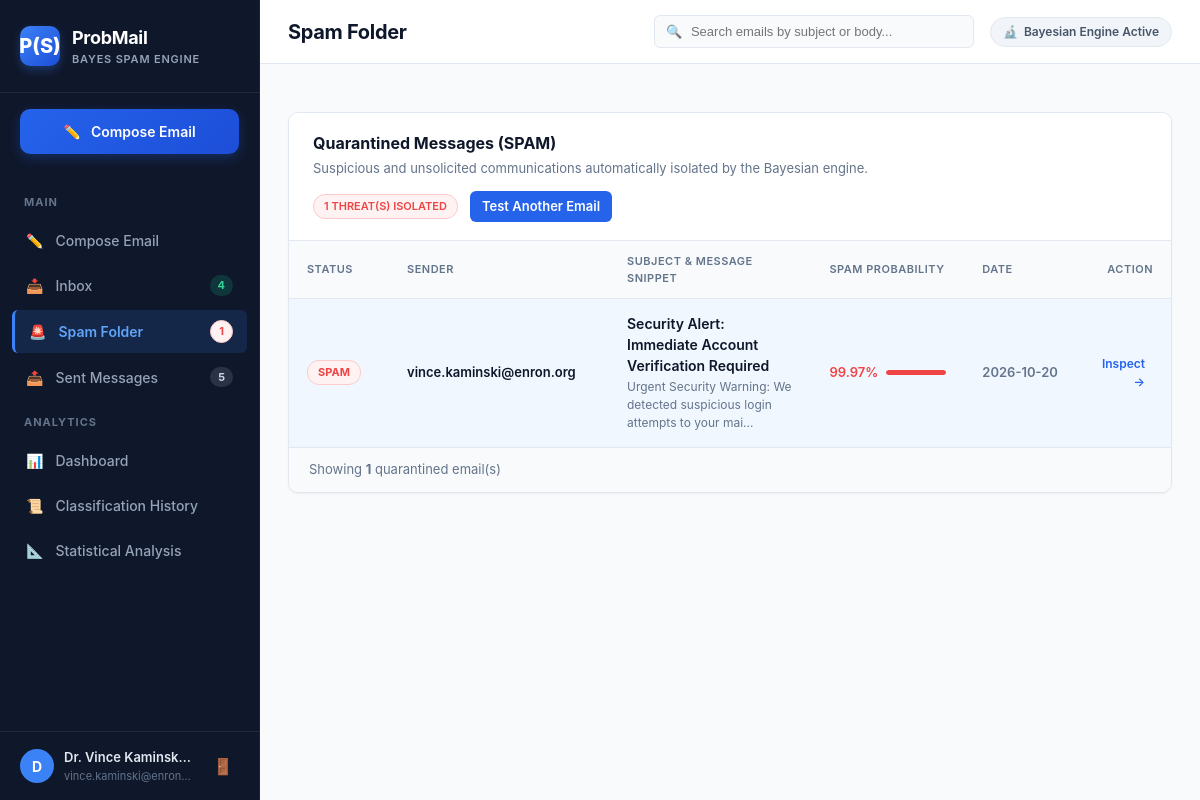
The page /spam (signed in) on the database its author committed.
### tables this page shows
CREATE TABLE users (
        id INTEGER PRIMARY KEY AUTOINCREMENT,
        name TEXT NOT NULL,
        email TEXT UNIQUE NOT NULL,
        password TEXT NOT NULL,
        created_at TIMESTAMP DEFAULT CURRENT_TIMESTAMP
    );

CREATE TABLE emails (
        id INTEGER PRIMARY KEY AUTOINCREMENT,
        sender_id INTEGER NOT NULL,
        receiver_id INTEGER NOT NULL,
        sender_email TEXT NOT NULL,
        receiver_email TEXT NOT NULL,
        subject TEXT NOT NULL,
        body TEXT NOT NULL,
        prediction TEXT NOT NULL,
        spam_probability REAL NOT NULL,
        ham_probability REAL NOT NULL,
        folder TEXT NOT NULL,
        is_read INTEGER DEFAULT 0,
        indicators_json TEXT DEFAULT '[]',
        top_words_json TEXT DEFAULT '[]',
        created_at TIMESTAMP DEFAULT CURRENT_TIMESTAMP,
        FOREIGN KEY (sender_id) REFERENCES users (id) ON DELETE CASCADE,
        FOREIGN KEY (receiver_id) REFERENCES users (id) ON DELETE CASCADE
    );

### app.py (the view)
@app.route("/spam")
@login_required
def spam_folder():
    user_id = session["user_id"]
    query = request.args.get("q", "")
    emails = EmailModel.get_emails_for_user(user_id, folder="spam", search_query=query)
    return render_template("spam.html", active_page="spam", emails=emails, search_query=query)

### app.py (called while the page is built, shortened)
def verify_auth_token(token):
    if not token:
        return None
    try:
        data = AUTH_SERIALIZER.loads(token)
        return data.get("user_id")
    except Exception:
        return None

@app.before_request
def check_token_auth():
    token = request.args.get("token") or request.cookies.get("probmail_token") or request.headers.get("X-Auth-Token")
    if token:
        uid = verify_auth_token(token)
        if uid:
            user = UserModel.get_by_id(uid)
            if user:
                session["user_id"] = user["id"]
                session["user_name"] = user["name"]
                session["user_email"] = user["email"]
                session["auth_token"] = token
                session.permanent = True

def login_required(f):
    @wraps(f)
    def decorated_function(*args, **kwargs):
        return f(*args, **kwargs)
    return decorated_function

@app.context_processor
def inject_global_data():
    if "user_id" in session:
        user_id = session["user_id"]
        counts = EmailModel.get_folder_counts(user_id)
        token = session.get("auth_token") or generate_auth_token(user_id)
        return {
            "folder_counts": counts,
            "current_user_id": user_id,
            "current_user_name": session.get("user_name", "Student"),
            "current_user_email": session.get("user_email", ""),
            "auth_token": token
        }
    return {"folder_counts": None, "auth_token": ""}

### database.py (called while the page is built)
def get_db():
    conn = sqlite3.connect(DB_PATH)
    conn.row_factory = sqlite3.Row
    conn.execute("PRAGMA foreign_keys = ON")
    return conn

### models.py (called while the page is built)
    @staticmethod
    def get_by_id(user_id):
        conn = get_db()
        cursor = conn.cursor()
        cursor.execute("SELECT id, name, email, created_at FROM users WHERE id = ?", (user_id,))
        row = cursor.fetchone()
        conn.close()
        return dict(row) if row else None

### templates/spam.html (shortened to what this page needs)
{% extends "base.html" %}
{% block page_title %}Spam Folder{% endblock %}
{% block content %}
<div class="card">
    <div class="card-header" style="display: flex; justify-content: space-between; align-items: center; flex-wrap: wrap; gap: 12px;">
        <div>
            <h2 class="card-title">Quarantined Messages (SPAM)</h2>
            <p class="card-subtitle">Suspicious and unsolicited communications automatically isolated by the Bayesian engine.</p>
        </div>
        <div class="mailbox-meta-right">
            <span class="badge-status-spam font-semibold">{{ emails|length }} Threat(s) Isolated</span>
            <a href="{{ url_for('compose_email') }}" class="btn-primary btn-sm">
                <span>Test Another Email</span>
            </a>
        </div>
    </div>
    <div class="card-body p-0">
        {% if emails %}
        <div class="table-responsive">
            <table class="app-table">
                <thead>
                    <tr>
                        <th style="width: 100px;">Status</th>
                        <th style="width: 220px;">Sender</th>
                        <th>Subject & Message Snippet</th>
                        <th style="width: 140px;">Spam Probability</th>
                        <th style="width: 110px;">Date</th>
                        <th style="width: 90px; text-align: right;">Action</th>
                    </tr>
                </thead>
                <tbody>
                    {% for email in emails %}
                    <tr class="table-row-clickable {% if not email.is_read %}row-unread{% endif %}" onclick="window.location.href='{{ url_for('view_email', email_id=email.id) }}'">
                        <td>
                            <span class="badge-status-spam">SPAM</span>
                        </td>
                        <td class="text-sm font-semibold text-truncate" style="max-width: 220px;" title="{{ email.sender_email }}">
                            {{ email.sender_email }}
                        </td>
                        <td>
                            <div class="table-subject">{{ email.subject }}</div>
                            <div class="table-snippet">{{ email.body[:75] }}...</div>
                        </td>
                        <td>
                            <div class="prob-mini-box">
                                <span class="text-spam font-semibold text-sm">{{ email.spam_probability }}%</span>
                                <div class="progress-track" style="height: 5px; width: 60px;">
                                    <div class="progress-bar bar-spam" style="width: {{ email.spam_probability }}%;"></div>
                                </div>
                            </div>
                        </td>
                        <td class="text-muted text-sm whitespace-nowrap">
                            {{ email.created_at[:10] }}
                        </td>
                        <td style="text-align: right;">
                            <a href="{{ url_for('view_email', email_id=email.id) }}" class="btn-table-action" onclick="event.stopPropagation();">
                                Inspect &rarr;
                            </a>
                        </td>
                    </tr>
                    {% endfor %}
                </tbody>
            </table>
        </div>
        <div class="table-footer-bar">
            <span class="text-muted text-sm">Showing <strong>{{ emails|length }}</strong> quarantined email(s)</span>
        </div>
        {% endif %}
    </div>
</div>
{% endblock %}

### templates/base.html (shortened to what this page needs)
<!DOCTYPE html>
<html lang="en">
<head>
    <link rel="stylesheet" href="{{ url_for('static', filename='css/style.css') }}">
</head>
<body>
    <div class="app-container">
        <aside class="sidebar">
            <div class="sidebar-header">
                <div class="logo-container">
                    <div class="logo-badge">P(S)</div>
                    <div>
                        <div class="logo-title">ProbMail</div>
                        <div class="logo-subtitle">Bayes Spam Engine</div>
                    </div>
                </div>
            </div>
            <div class="compose-cta">
                <a href="{{ url_for('compose_email') }}" class="btn-compose">
                    <span>✏️</span> Compose Email
                </a>
            </div>
            <nav class="sidebar-nav">
                <div class="nav-section-title">Main</div>
                <a href="{{ url_for('compose_email') }}" class="nav-item {% if active_page == 'compose' %}active{% endif %}">
                    <div class="nav-item-left">
                        <span>✏️</span> <span>Compose Email</span>
                    </div>
                </a>
                <a href="{{ url_for('inbox') }}" class="nav-item {% if active_page == 'inbox' %}active{% endif %}">
                    <div class="nav-item-left">
                        <span>📥</span> <span>Inbox</span>
                    </div>
                    {% if folder_counts and folder_counts.inbox_total > 0 %}
                    <span id="sidebarBadgeInbox" class="nav-badge badge-inbox">{{ folder_counts.inbox_total }}</span>
                    {% else %}
                    <span id="sidebarBadgeInbox" class="nav-badge badge-inbox" style="display: none;">0</span>
                    {% endif %}
                </a>
                <a href="{{ url_for('spam_folder') }}" class="nav-item {% if active_page == 'spam' %}active{% endif %}">
                    <div class="nav-item-left">
                        <span>🚨</span> <span>Spam Folder</span>
                    </div>
                    {% if folder_counts and folder_counts.spam_total > 0 %}
                    <span id="sidebarBadgeSpam" class="nav-badge badge-spam">{{ folder_counts.spam_total }}</span>
                    {% else %}
                    <span id="sidebarBadgeSpam" class="nav-badge badge-spam" style="display: none;">0</span>
                    {% endif %}
                </a>
                <a href="{{ url_for('sent_folder') }}" class="nav-item {% if active_page == 'sent' %}active{% endif %}">
                    <div class="nav-item-left">
                        <span>📤</span> <span>Sent Messages</span>
                    </div>
                    {% if folder_counts and folder_counts.sent_total > 0 %}
                    <span id="sidebarBadgeSent" class="nav-badge" style="background: rgba(148, 163, 184, 0.2); color: #cbd5e1;">{{ folder_counts.sent_total }}</span>
                    {% else %}
                    <span id="sidebarBadgeSent" class="nav-badge" style="background: rgba(148, 163, 184, 0.2); color: #cbd5e1; display: none;">0</span>
                    {% endif %}
                </a>
                <div class="nav-section-title">Analytics</div>
                <a href="{{ url_for('dashboard') }}" class="nav-item {% if active_page == 'dashboard' %}active{% endif %}">
                    <div class="nav-item-left">
                        <span>📊</span> <span>Dashboard</span>
                    </div>
                </a>
                <a href="{{ url_for('classification_history') }}" class="nav-item {% if active_page == 'history' %}active{% endif %}">
                    <div class="nav-item-left">
                        <span>📜</span> <span>Classification History</span>
                    </div>
                </a>
                <a href="{{ url_for('statistics_page') }}" class="nav-item {% if active_page == 'statistics' %}active{% endif %}">
                    <div class="nav-item-left">
                        <span>📐</span> <span>Statistical Analysis</span>
                    </div>
                </a>
            </nav>
            <div class="sidebar-footer">
                <div class="user-profile-brief">
                    <div class="user-avatar">{{ (session.get('user_name', 'U'))[0] | upper }}</div>
                    <div>
                        <div class="user-name-small">{{ session.get('user_name', 'User') }}</div>
                        <div class="user-email-small">{{ session.get('user_email', '') }}</div>
                    </div>
                </div>
                <a href="{{ url_for('logout') }}" class="btn-logout" title="Logout">🚪</a>
            </div>
        </aside>
        <main class="main-content">
            <header class="top-navbar">
                <div class="top-navbar-left">
                    <h1 class="page-title">{% block page_title %}Dashboard{% endblock %}</h1>
                </div>
                <div class="top-navbar-right">
                    <div class="search-box-container">
                        <span class="search-icon">🔍</span>
                        <input type="text" id="liveSearchInput" class="search-input" placeholder="Search emails by subject or body..." value="{{ search_query or '' }}">
                    </div>
                    <div class="academic-badge">
                        <span>🔬</span> Bayesian Engine Active
                    </div>
                </div>
            </header>
            <div class="content-body">
                {% block content %}{% endblock %}
            </div>
        </main>
    </div>
</body>
</html>

### rows shown on the page
users: name "D", get "Dr. Vince Kaminsk…", get "vince.kaminski@enron…"
emails: sender_email "vince.kaminski@enron.org", subject "Security Alert: Immediate Account Verification Required", body "Urgent Security Warning: We detected suspicious login attempts to your mai", spam_probability "99.97", created_at "2026-10-20"

### other values the page prints
{{ folder_counts.inbox_total }} "4"
{{ folder_counts.spam_total }} "1"
{{ folder_counts.sent_total }} "5"
{{ emails|length }} "1"
